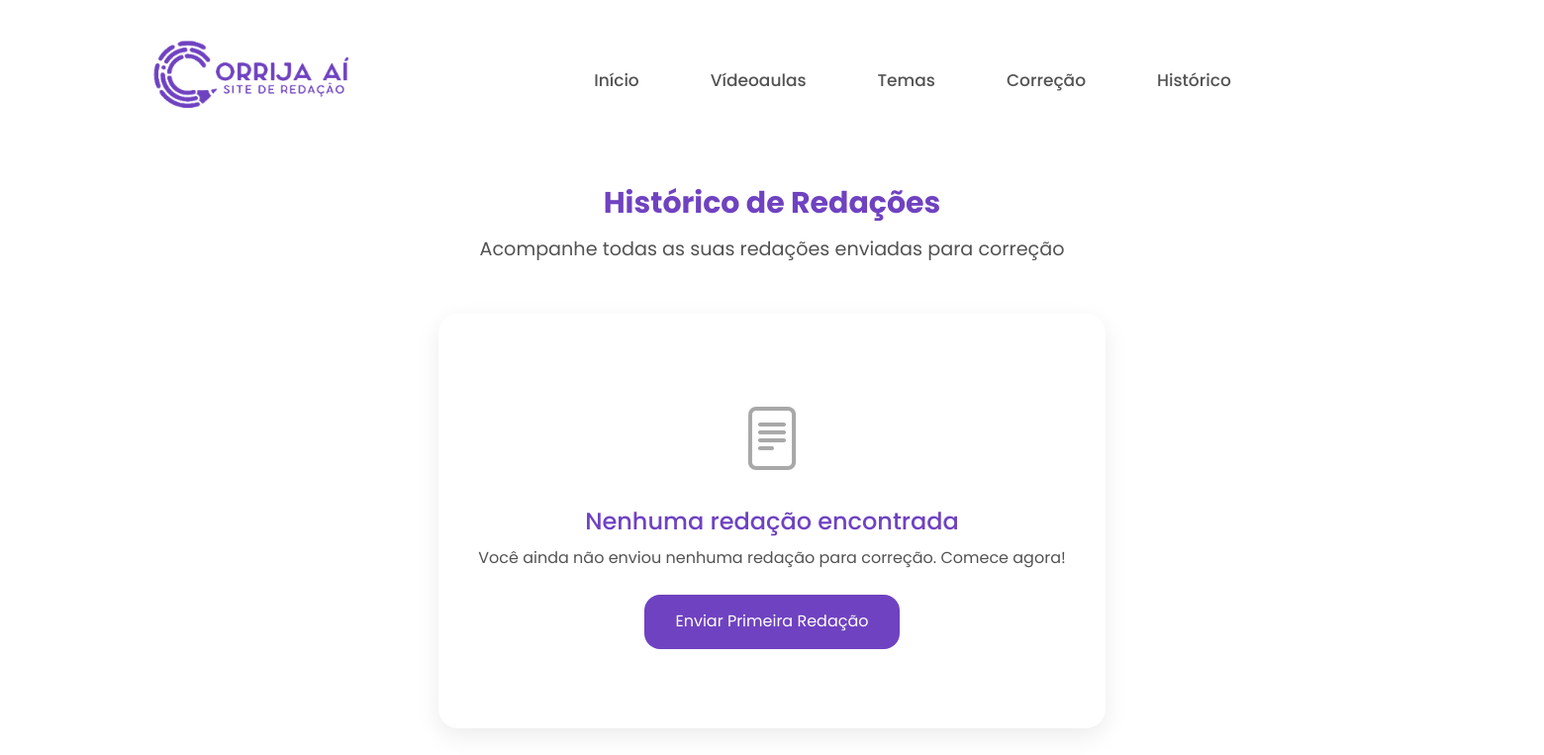
/historico.php (signed in), run on an earlier commit of the app's database.
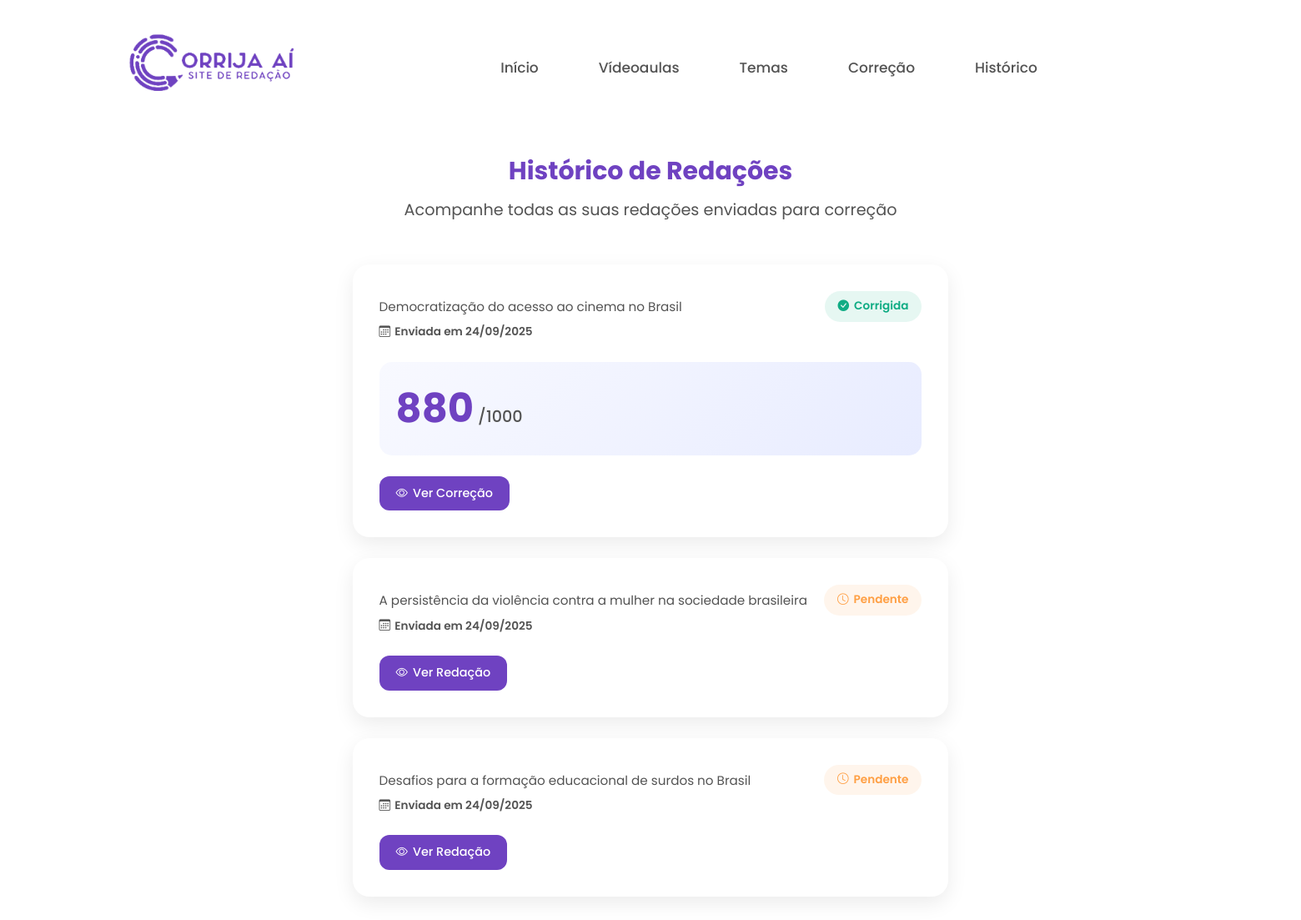
And on a later commit of the database.
### tables this page shows
CREATE TABLE IF NOT EXISTS `redacoes` (
  `id` varchar(255) NOT NULL,
  `usuario_id` int NOT NULL,
  `aluno_nome` varchar(100) NOT NULL,
  `tema` varchar(255) NOT NULL,
  `titulo` varchar(255) DEFAULT NULL,
  `texto` text NOT NULL,
  `data_envio` datetime NOT NULL,
  `status` varchar(50) NOT NULL DEFAULT 'pendente',
  `c1` int DEFAULT '0',
  `c2` int DEFAULT '0',
  `c3` int DEFAULT '0',
  `c4` int DEFAULT '0',
  `c5` int DEFAULT '0',
  `nota_final` int DEFAULT '0',
  `comentarios` text,
  `pontos_fortes` text,
  `pontos_melhoria` text,
  PRIMARY KEY (`id`),
  KEY `usuario_id` (`usuario_id`)
);

### historico.php (the view, shortened to what this page needs)
<?php
require_once 'config.php';
$usuario = obter_usuario_logado();
$stmt = $pdo->prepare("SELECT * FROM redacoes WHERE usuario_id = ? ORDER BY data_envio DESC");
$stmt->execute([$usuario['id']]);
$redacoes = $stmt->fetchAll(PDO::FETCH_ASSOC);
function formatarData($data) {
    $timestamp = strtotime($data);
    return date('d/m/Y', $timestamp);
}
function temaToSlug($tema) {
    $map = [
        'Desafios para a valorização da herança africana no Brasil' => 'heranca-africana',
        'Desafios para o enfrentamento da invisibilidade do trabalho de cuidado realizado pela mulher no Brasil' => 'trabalho-cuidado',
        'Desafios para a valorização de comunidades e povos tradicionais no Brasil' => 'povos-tradicionais',
        'Invisibilidade e registro civil: garantia de acesso à cidadania no Brasil' => 'registro-civil',
        'O estigma associado às doenças mentais na sociedade brasileira' => 'doencas-mentais',
        'Democratização do acesso ao cinema no Brasil' => 'acesso-cinema',
        'Manipulação do comportamento do usuário pelo controle de dados na internet' => 'controle-dados',
        'Desafios para a formação educacional de surdos no Brasil' => 'educacao-surdos',
        'Caminhos para combater a intolerância religiosa no Brasil' => 'intolerancia-religiosa',
        'A persistência da violência contra a mulher na sociedade brasileira' => 'violencia-mulher',
        'Publicidade infantil em questão no Brasil' => 'publicidade-infantil'
    ];
    return $map[$tema] ?? 'outro-tema';
}
?>
<!DOCTYPE html>
<html lang="pt-br">
<head>
  <link href='https://unpkg.com/boxicons@2.1.4/css/boxicons.min.css' rel='stylesheet'>
  <link rel="stylesheet" href="https://cdn.jsdelivr.net/npm/bootstrap-icons@1.13.1/font/bootstrap-icons.min.css">
  <link href="https://cdn.jsdelivr.net/npm/bootstrap@5.3.6/dist/css/bootstrap.min.css" rel="stylesheet">
  <link rel="stylesheet" href="./stylehistorico.css" />
</head>
<body>
  <main>
    <div class="big-wrapper light">
      <header>
        <div class="container1">
          <div class="logo">
            <img src="logo.png" alt="Logo" />
          </div>
          <div class="links">
            <ul>
              <li><a href="inicio.php">Início</a></li>
              <li><a href="aulas.php">Vídeoaulas</a></li>
              <li><a href="temas.php">Temas</a></li>
              <li><a href="correcao.php">Correção</a></li>
              <li><a href="historico.php">Histórico</a></li>
              <li><a href="logout.php" style="color: #dc3545; margin-left: 360px;">Sair</a></li>
            </ul>
          </div>
        </div>
      </header>
      <div class="main-content">
        <div class="hero-section">
          <h1 class="hero-title">Histórico de Redações</h1>
          <p class="hero-subtitle">Acompanhe todas as suas redações enviadas para correção</p>
        </div>
        <div class="redacoes-list">
          <?php if (empty($redacoes)): ?>
            <div class="empty-state">
              <div class="empty-icon"><i class="bi bi-file-text"></i></div>
              <h3>Nenhuma redação encontrada</h3>
              <p>Você ainda não enviou nenhuma redação para correção. Comece agora!</p>
              <a href="correcao.php" class="btn">Enviar primeira redação</a>
            </div>
          <?php else: ?>
            <?php foreach ($redacoes as $redacao): ?>
            <div class="redacao-card status-<?php echo $redacao['status']; ?>"
                 data-tema="<?php echo temaToSlug($redacao['tema']); ?>">
              <div class="redacao-header">
                <div class="redacao-info">
                  <p class="redacao-tema"><?php echo htmlspecialchars($redacao['tema']); ?></p>
                  <span class="redacao-data">
                    <i class="bi bi-calendar3"></i> Enviada em <?php echo formatarData($redacao['data_envio']); ?>
                  </span>
                </div>
                <div class="status-badge status-<?php echo $redacao['status']; ?>">
                  <?php if ($redacao['status'] === 'corrigida'): ?>
                    <i class="bi bi-check-circle-fill"></i> Corrigida
                  <?php else: ?>
                    <i class="bi bi-clock"></i> Pendente
                  <?php endif; ?>
                </div>
              </div>
              <?php if ($redacao['status'] === 'corrigida'): ?>
                <div class="pontuacao-geral">
                  <div class="nota-final">
                    <span class="nota-numero"><?php echo $redacao['nota_final']; ?></span>
                    <span class="nota-total">/1000</span>
                  </div>
                </div>
              <?php endif; ?>
              <div class="redacao-actions">
                  <button class="action-btn view-btn" onclick="viewRedacao('<?php echo $redacao['id']; ?>')">
                    <i class="bi bi-eye"></i>
                    <?php echo $redacao['status'] === 'corrigida' ? 'Ver Correção' : 'Ver Redação'; ?>
                  </button>
              </div>
            </div>
            <?php endforeach; ?>
          <?php endif; ?>
        </div>
      </div>
    </div>
  </main>
</body>
</html>

What changed in the data, as far as the page shows it:
added redacoes: tema "Democratização do acesso ao cinema no Brasil", data_envio "24/09/2025", status "corrigida" (drawn), nota_final "880"
added redacoes: tema "A persistência da violência contra a mulher na sociedade brasileira", data_envio "24/09/2025", status "pendente" (drawn)
added redacoes: tema "Desafios para a formação educacional de surdos no Brasil", data_envio "24/09/2025", status "pendente" (drawn)
Also different on the page:
text no longer shown: "Nenhuma redação encontrada Você ainda não enviou nenhuma redação para correção. Comece agora! Enviar Primeira Redação"
